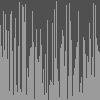
Frame 1 (no input)
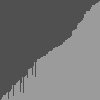
Frame 60 (the mouse pressed at the canvas centre just before this capture)
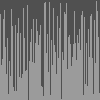
Frame 120 (the mouse held since frame 60 and released just before this capture)

The Processing sketch that drew these frames (run headless with seeded random() and noise(); from frame 60 on, the mouse is pressed at the canvas centre):

// Processing sketch: VisualArraySorter
// ── VisualArraySorter.pde
/* Paste the code into a new Processing sketch and complete the steps. */

import java.util.*;
//1. create an array of ints. don't initialize it yet.
int[] nums;
void setup() {
  //2. set the size of your window
  //  if you are using Processing 3, you cannot use variables
  //  because the developers don't know how programming is supposed to work.
size(100,100);
  //3. initialize your array with the built in width variable
  nums = new int[width];
  //4. initialize the ints in the array with random numbers
  //   from 0 to the built in height variable
Random gen = new Random();
for(int i = 0; i < width; i++)
    nums[i] = gen.nextInt(height);
  //5. call the noStroke() method
noStroke();
}

void draw() 
{
  //6. set the background color with background(r, g, b);
background(80);
  //7. set the color for your graph
fill(155);
  //8. draw a rectangle for each int in your array.
  //   the x value will be the current index in the array
  //   the y value will the height variable
  //   the width is 1 (one)
  //   the height is negative the value of the element at the current index of the array
  for(int i = 0; i < width; i++)
      rect(i, height, 1, -(nums[i]));
  //9. call the stepSort method
stepSort(nums);

  //10. extract the code that randomizes the array into a method.

  //11. call the method you made in step 10 when the mouse is pressed
   if(mousePressed)
     randomizeArray(nums);
}

void randomizeArray(int[] nums)
{
  Random gen = new Random();
  for(int i = 0; i < width; i++)
    nums[i] = gen.nextInt(height);
}

void stepSort(int[] arr) {
  for (int i = 1; i < arr.length; i++) {
    if (arr[i - 1] > arr[i]) {
      int t = arr[i];
      arr[i] = arr[i - 1];
      arr[i - 1] = t;
    }
  }
}
